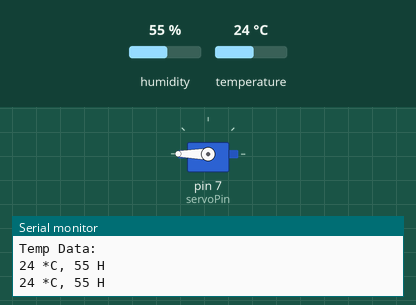
A sketch run on a simulated Arduino Uno, built with avr-gcc and run on an emulated ATmega328P. On the bench: servo, the last lines printed to the serial monitor. Inputs (shaded band) come from the test bench; at power-on: temperature 24 °C, humidity 55 %.

Above: at 2.2 s.
2.3 s: temperature set to 22 °C
5.8 s: temperature set to 19 °C
At 7.8 s:
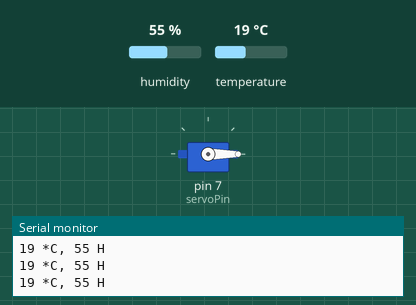
10.7 s: temperature set to 28 °C
At 10.85 s:
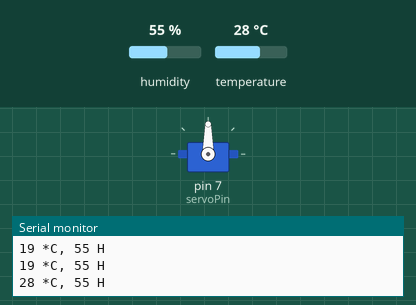
Timing chart, 0 to 20.2 s (numbered marks = the images above; inputs shaded):
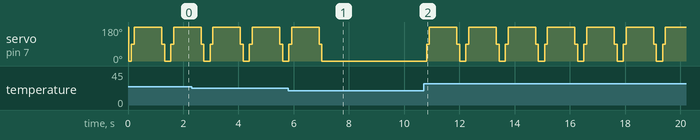

Measured:
- the behaviour switches between 21 and 20 °C on temperature (found by bisection; images 0 and 1)
- after the input at 5.8 s, servo on pin 7 (servoPin): goes on until 7.0 s, then stays 0°
- after the input at 10.7 s, servo on pin 7 (servoPin): 0° → 90° after 0.11 s, then repeats every 1.4 s: 180° 1.0 s, 90° 0.10 s, 0° 0.22 s, 90° 0.10 s
- by itself, servo on pin 7 (servoPin): repeats every 1.4 s: 0° 0.22 s, 90° 0.10 s, 180° 1.0 s, 90° 0.10 s

The sketch:

DHT11_and_Servo.ino
```cpp
#include <SimpleDHT.h>
#include <Servo.h>

//Declare the servo pin
int servoPin = 7;


// for DHT11,
//      VCC: 5V or 3V
//      GND: GND
//      DATA: 2
int pinDHT11 = 4;

Servo Servo1;
SimpleDHT11 dht11(pinDHT11);

void setup() {
    // start working...
  Servo1.attach(servoPin);
  Servo1.write(180);
  Serial.begin(9600);
  Serial.println("Temp Data: ");
}

void loop() {


  // read without samples.
  byte temperature = 0;
  byte humidity = 0;
  int err = SimpleDHTErrSuccess;
  if ((err = dht11.read(&temperature, &humidity, NULL)) != SimpleDHTErrSuccess) {
    Serial.print("Read DHT11 failed, err="); Serial.print(SimpleDHTErrCode(err));
    Serial.print(","); Serial.println(SimpleDHTErrDuration(err)); delay(1000);
    return;
  }


  Serial.print((int)temperature); Serial.print(" *C, ");
  Serial.print((int)humidity); Serial.println(" H");
  if((int)temperature>20){
      Servo1.write(0);
      delay(100);

      Servo1.write(90);
      delay(100);

      Servo1.write(180);
      delay(1000);

      Servo1.write(90);
      delay(100);

      Servo1.write(0);
      delay(100);
  }
}
```
